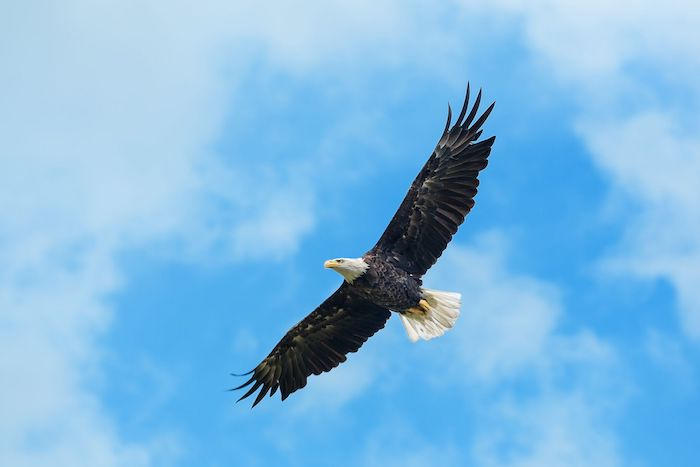
#> input picture Practical OpenCV/image/Eagle-Spirit-Animal-1.jpg, 700 x 467 px
$ python tranformation.py --image image/Eagle-Spirit-Animal-1.jpg
#> lines starting #> are read from the running program, lines starting #| are printed output that depends on the picture
import numpy as np
import imutils
import cv2
import argparse

ap = argparse.ArgumentParser()
ap.add_argument('-i', '--image', required=True,
                help='Path to image')

args = vars(ap.parse_args())

image = cv2.imread(args['image'])
#> image is the input picture: shape (467, 700, 3); mean B, G, R 226.1, 185.6, 126.4
cv2.imshow('Original', image)
cv2.waitKey(0)

# translation
M = np.float32([[1, 0, -50], [0, 1, -90]])
shifted = cv2.warpAffine(image, M, (image.shape[1], image.shape[0]))
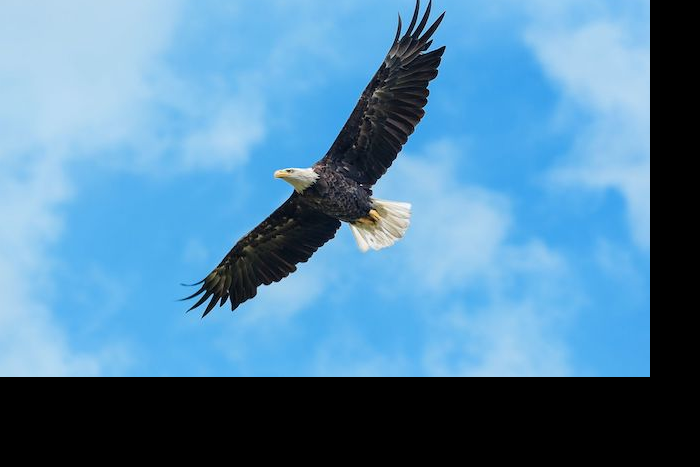
#> shifted: shape (467, 700, 3); mean B, G, R 166.2, 132.7, 83.9
cv2.imshow('Shifted up and left', shifted)
cv2.waitKey(0)

M = np.float32([[1, 0, 25], [0, 1, 50]])
shifted = cv2.warpAffine(image, M, (image.shape[1], image.shape[0]))
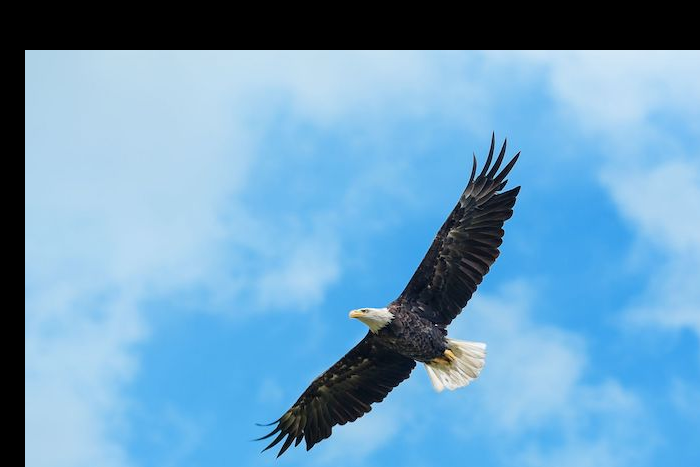
#> shifted: shape (467, 700, 3); mean B, G, R 192.9, 159, 109.6
cv2.imshow('Shifted Down and Right', shifted)
cv2.waitKey(0)

shifted = imutils.translate(image, 0, 100)
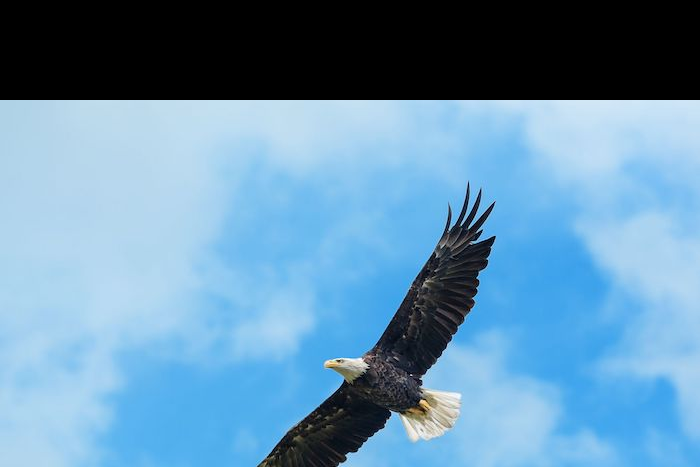
#> shifted: shape (467, 700, 3); mean B, G, R 176.1, 146.1, 102.7
cv2.imshow('Shifted down', shifted)
cv2.waitKey(0)

# rotate
(h, w) = image.shape[:2]
#> h = 467; w = 700
center = (w//2, h//2)
#> center = (350, 233)
M = cv2.getRotationMatrix2D(center, angle=90, scale=1.0)
rotated = cv2.warpAffine(image, M, (w, h))
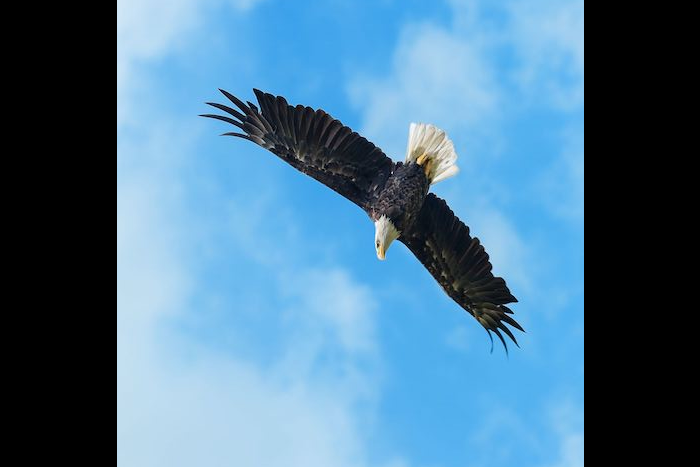
#> rotated: shape (467, 700, 3); mean B, G, R 146.6, 118.6, 77.3
cv2.imshow('Rotate 90', rotated)
cv2.waitKey(0)

rotated = imutils.rotate(image, 180)
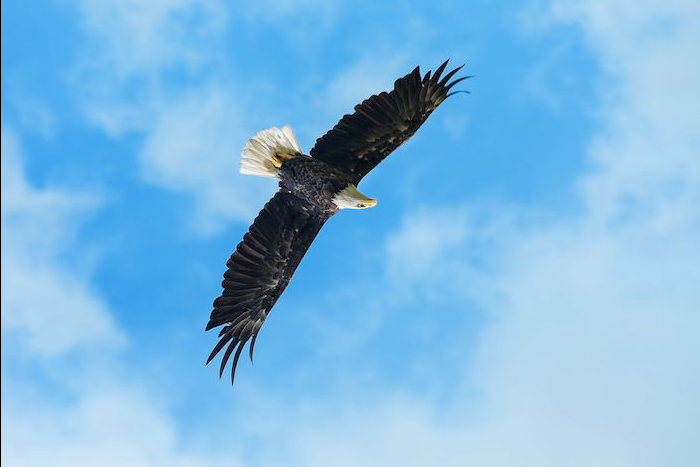
#> rotated: shape (467, 700, 3); mean B, G, R 225.8, 185.3, 126.2
cv2.imshow('Rotate 180', rotated)
cv2.waitKey(0)

# resize
r = 150. / image.shape[1]
#> r = 0.214
dim = (150, int(image.shape[0]*r))
#> dim = (150, 100)
resized = cv2.resize(image, dim, interpolation=cv2.INTER_AREA)
print(resized.shape)
#| (100, 150, 3)
print(image.shape)
#| (467, 700, 3)
cv2.imshow('Resize width', resized)
cv2.waitKey(0)

# flipping
flipped = cv2.flip(image, 1)
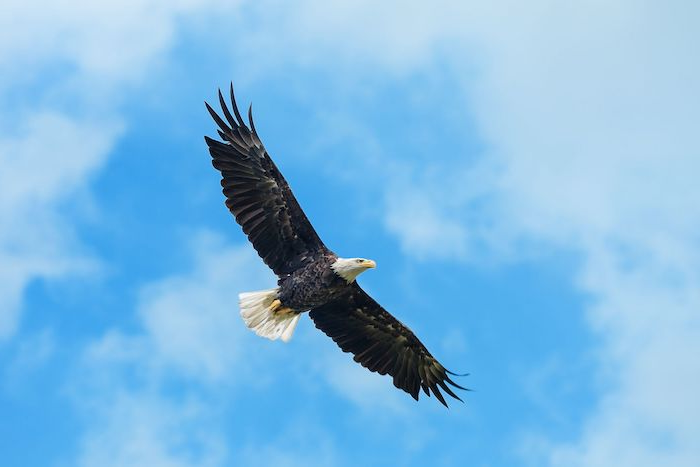
#> flipped: shape (467, 700, 3); mean B, G, R 226.1, 185.6, 126.4
cv2.imshow('Flipped Horizontally', flipped)
cv2.waitKey(0)

flipped = cv2.flip(image, 0)
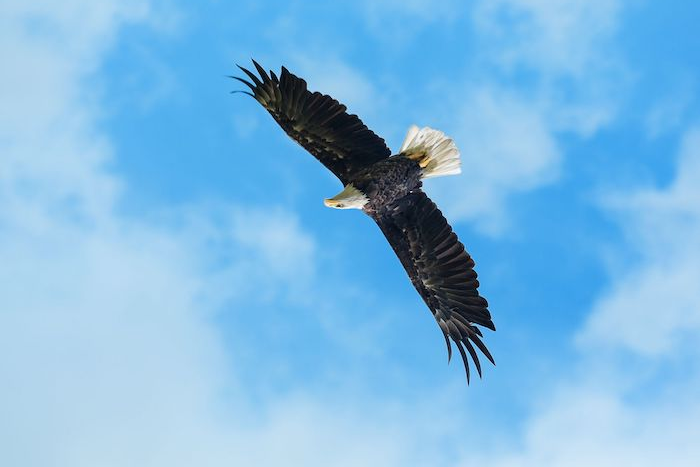
#> flipped: shape (467, 700, 3); mean B, G, R 226.1, 185.6, 126.4
cv2.imshow('Flipped Vertically', flipped)
cv2.waitKey(0)

flipped = cv2.flip(image, -1)
cv2.imshow('Flipped', flipped)
cv2.waitKey(0)
